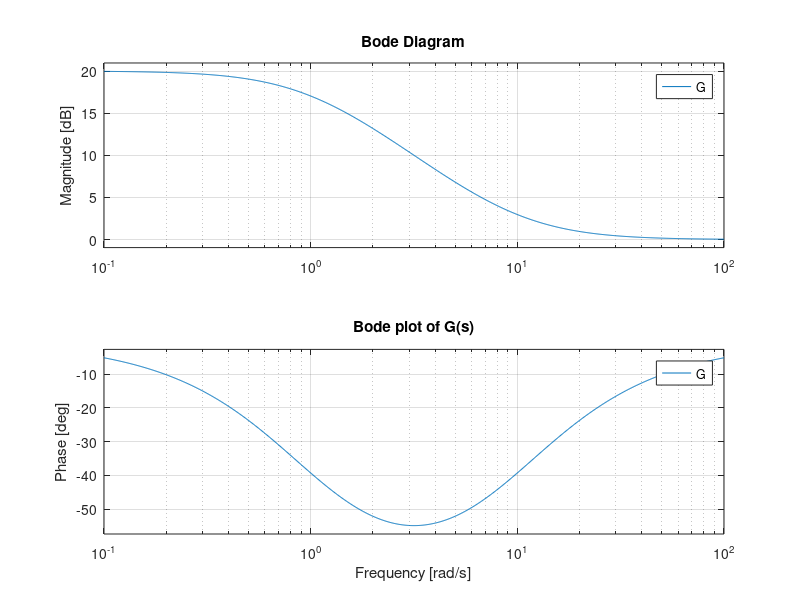

Reproduce this figure in MATLAB.

G = tf([1 10],[1,1]);

bode(G);
grid on
title("Bode plot of G(s)")

guess = tf([1 -1],[1]);

%one function is definitely 1/s
